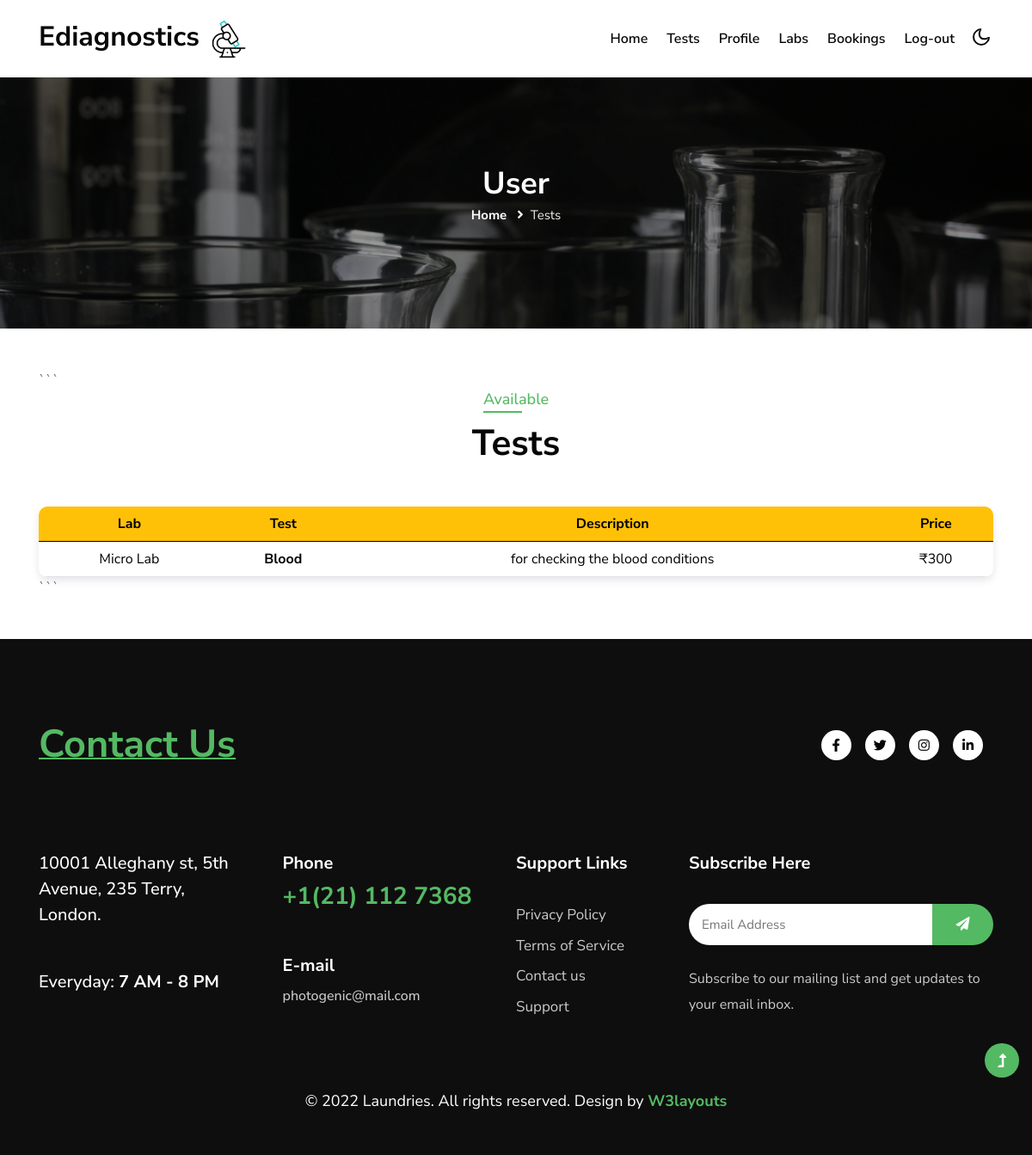
Page /user_tests/ on the committed database.
### EdiagApp/models.py (models this page shows)
class Tests(models.Model):
    lab = models.ForeignKey(LabReg, on_delete=models.CASCADE)
    test = models.CharField(max_length = 50)
    description = models.CharField(max_length = 50)
    price = models.IntegerField()

class LabReg(models.Model):
    name = models.CharField(max_length = 20)
    location = models.CharField(max_length = 20)
    contact = models.CharField(max_length = 20)
    email = models.EmailField()
    password = models.CharField(max_length=100, null=True)
    address = models.CharField(max_length = 50)
    user = models.ForeignKey(Login,on_delete=models.CASCADE,null = True)
    status = models.CharField(max_length=50, null=True, default='pending')
    image = models.FileField(null=True)

### EdiagApp/views.py (the view)
# urls.py: path('user_tests/',views.user_tests),
def user_tests(request):
    data = Tests.objects.all()
    return render(request,'user_tests.html',{"data":data})

### template/user_tests.html (shortened to what this page needs)
{% extends "user_home.html" %}
{% block content %}
<section class="inner-banner py-5">
    <div class="w3l-breadcrumb py-lg-5">
        <div class="container pt-5 pb-sm-4 pb-2">
            <h4 class="inner-text-title font-weight-bold pt-5">User</h4>
            <ul class="breadcrumbs-custom-path">
                <li><a href="">Home</a></li>
                <li class="active"><i class="fas fa-angle-right mx-2"></i>Tests</li>
            </ul>
        </div>
    </div>
</section>
<section class="w3l-w3l-contacts-12 py-5">
<div class="container">
```
<div class="title-main text-center mx-auto mb-5" style="max-width:500px;">
    <h5 class="sub-title">Available</h5>
    <h3 class="title-style">Tests</h3>
</div>
<div class="table-responsive test-table">
    <table class="table text-center mb-0">
        <thead>
            <tr>
                <th>Lab</th>
                <th>Test</th>
                <th>Description</th>
                <th>Price</th>
            </tr>
        </thead>
        <tbody>
            {% for d in data %}
            <tr>
                <td>{{d.lab.name}}</td>
                <td><strong>{{d.test}}</strong></td>
                <td>{{d.description}}</td>
                <td>₹{{d.price}}</td>
            </tr>
            {% endfor %}
        </tbody>
    </table>
</div>
```
</div>
</section>
{% endblock %}

### static/assets/css/custom-forms.css (style rules this page uses)
:root { --primary-gradient: linear-gradient(135deg, #667eea 0%, #764ba2 100%); --secondary-gradient: linear-gradient(135deg, #6a11cb 0%, #2575fc 100%); --glass-bg: rgba(255, 255, 255, 0.9); --glass-border: rgba(255, 255, 255, 0.2); --input-focus: #764ba2; --text-main: #2d3436; --text-muted: #636e72; }

### template/user_tests.html (style rules this page uses)
th, td { color: black; vertical-align: middle; }
.test-table { background:white; border-radius:10px; overflow:hidden; box-shadow:0 4px 10px rgba(0,0,0,0.1); }
.test-table thead { background:#ffc107; color:black; font-weight:600; }

### rows in the picture
Tests: lab.name "Micro Lab", test "Blood", description "for checking the blood conditions", price "300"
